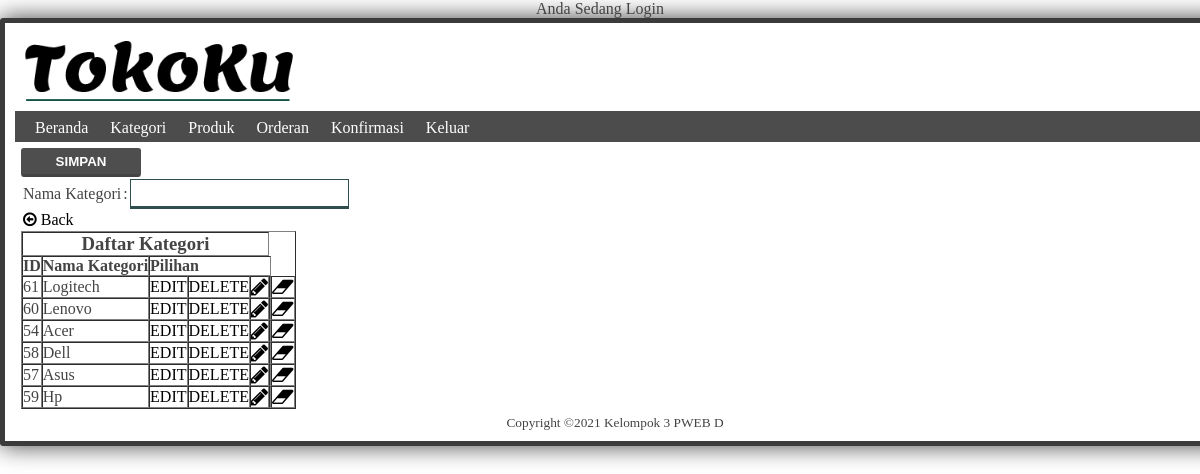
/admin/tambah_kategori.php (signed in), run on the app's committed database.
### tables this page shows
CREATE TABLE `categories` (
  `id_kategori` int(4) NOT NULL,
  `nama` varchar(20) NOT NULL
);

### admin/tambah_kategori.php (the view, shortened to what this page needs)
<?php
include "header-admin.php";
?>
<div id='bgkonten'>
<table border="0px">
 <form method="post" enctype="multipart/form-data">
<tr><td>Nama Kategori</td> <td>:</td> <td><input name="kategori" size="25" class="texbox"></td></tr>
    <td><a href="index.php"><i class="fa fa-arrow-circle-o-left"></i> Back</a></td>
    <input type="submit" value="SIMPAN" class="btn_submit">
    </form>
    <?php
    $sql = "SELECT * FROM categories";
    $result = mysqli_query($GLOBALS["___mysqli_ston"], $sql);
    echo"
    <table border='1'  cellspacing='0' cellpadding='0'>
    <tr><td colspan=5><h3 align='center'>Daftar Kategori</h3></td></tr>
    <tr bgcolor=>
    <td><b>ID</b></td>
    <td><b>Nama Kategori</b></td>
    <td colspan=4><b>Pilihan</b></td>
    </tr>";
    while ($row = mysqli_fetch_array($result))
        {
             echo"<tr>";
             echo"<td>".$row['id_kategori']."</td>";
             echo"<td>".$row['nama']."</td>";
             echo "<td><a href=\"edit_kategori.php?id=".$row['id_kategori']."\">EDIT</a></td>";
             echo"<td><a href=\"hapus_kategori.php?id=".$row['id_kategori']."\">DELETE</a> </td>";
			       echo "<td><a href=\"edit_kategori.php?id=".$row['id_kategori']."\"> <i class='fa fa-pencil' style='font-size: 20px;'></i></a><td>";
             echo"<td><a href=\"hapus_kategori.php?id=".$row['id_kategori']."\"><i class='fa fa-eraser' style='font-size: 20px;'></i></a></td>";
             echo"</tr>";
}
echo"</table>";
    ?>
</div>
<?php
include"footer.php";
?>

### admin/style_admin.css (style rules this page uses)
* { padding:0px; margin:0px; }
a, a:visited { color:#000; text-decoration:none; }
body { background: #fff; font-family:Bizon; font-size:0.9 em; color:#444; }
.btn_submit { background:#4d4e4d; width:120px; padding:5px; color:#fff; font-weight:bold; border:1px solid #4d4e4d; border-radius: 3px; border-bottom:3px solid #444; }
#bgkonten { padding:6px; height:auto; width:auto; text-align: left; }
.texbox { height:30px; border:1px #2F4F4F solid; border-bottom: 3px #2F4F4F solid; }

### data on the page
categories: id_kategori "61", nama "Logitech"
categories: id_kategori "60", nama "Lenovo"
categories: id_kategori "54", nama "Acer"
categories: id_kategori "58", nama "Dell"
categories: id_kategori "57", nama "Asus"
categories: id_kategori "59", nama "Hp"
